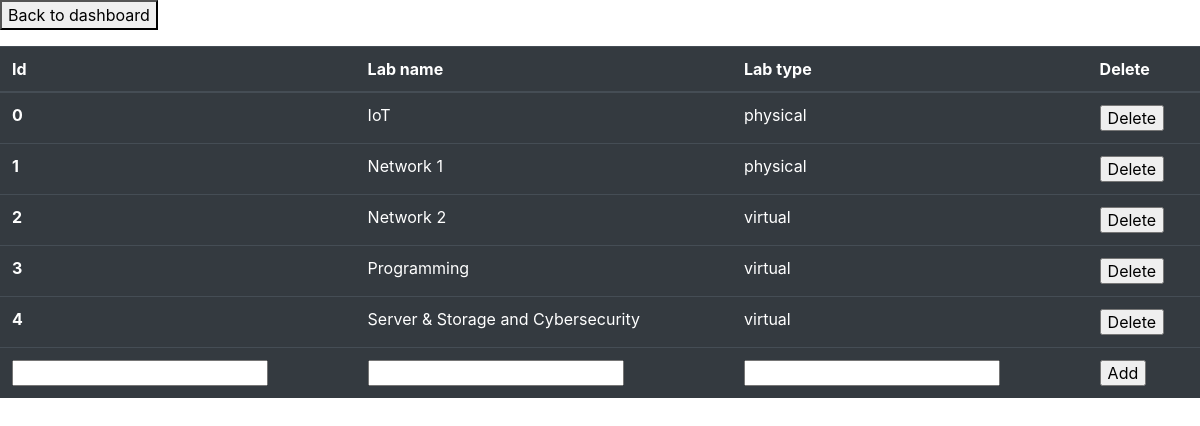
/labs (signed in), run on the app's committed database.
### loginnew.py (models this page shows, shortened)
class Lab(db.Model):
    labId = db.Column(db.Integer, unique=True, nullable=False, primary_key=True)
    labName = db.Column(db.String(100))
    labType = db.Column(db.String(100))

### loginnew.py (the view, shortened to what this page needs)
@app.route('/labs', methods=["GET", "POST"])
@login_required
def home_labs():
    labs = None
    lab_role = current_user.role
    if lab_role == "admin":
        labs = Lab.query.all()
        return render_template("labs_admin.html", labs=labs)
    else:
        labs = Lab.query.all()
        return render_template("labs_user.html", labs=labs)

### loginnew.py (called while the page is built)
@login_manager.user_loader
def load_user(user_id):
    return User.query.get(int(user_id))

### templates/labs_admin.html (shortened to what this page needs)
<html>
  <head><link rel="stylesheet" href="https://stackpath.bootstrapcdn.com/bootstrap/4.5.0/css/bootstrap.min.css"></head>
  <body>
    <form>
      <button type="submit" formaction="/dashboard">Back to dashboard</button>
   </form>
    <table class="table table-dark">
      <thead>
        <tr>
          <th scope="col">Id</th>
          <th scope="col">Lab name</th>
          <th scope="col">Lab type</th>
          <th scope="col">Delete</th>
        </tr>
      </thead>
      <tbody>
        {% for lab in labs %}
          <tr>
            <th scope="row">{{lab.labId}}</th>
            <td>{{lab.labName}}</td>
            <td>{{lab.labType}}</td>
            <td>
              <form method="POST" action="./labs/delete" style="display: inline">
                <input type="submit" value="Delete">
              </form>
            </td>
          </tr>
        {% endfor %}
        <tr>
            <form method="POST" action="/labs">
              <th scope="row"><input type="text" name="labId"></th>
              <td><input type="text" name="labName"></td>
              <td><input type="text" name="labType"></td>
              <td><input type="submit" value="Add"></td>
            </form>
        </tr>
      </tbody>
    </table>
  </body>
</html>

### data on the page
Lab: labId "0", labName "IoT", labType "physical"
Lab: labId "1", labName "Network 1", labType "physical"
Lab: labId "2", labName "Network 2", labType "virtual"
Lab: labId "3", labName "Programming", labType "virtual"
Lab: labId "4", labName "Server & Storage and Cybersecurity", labType "virtual"
